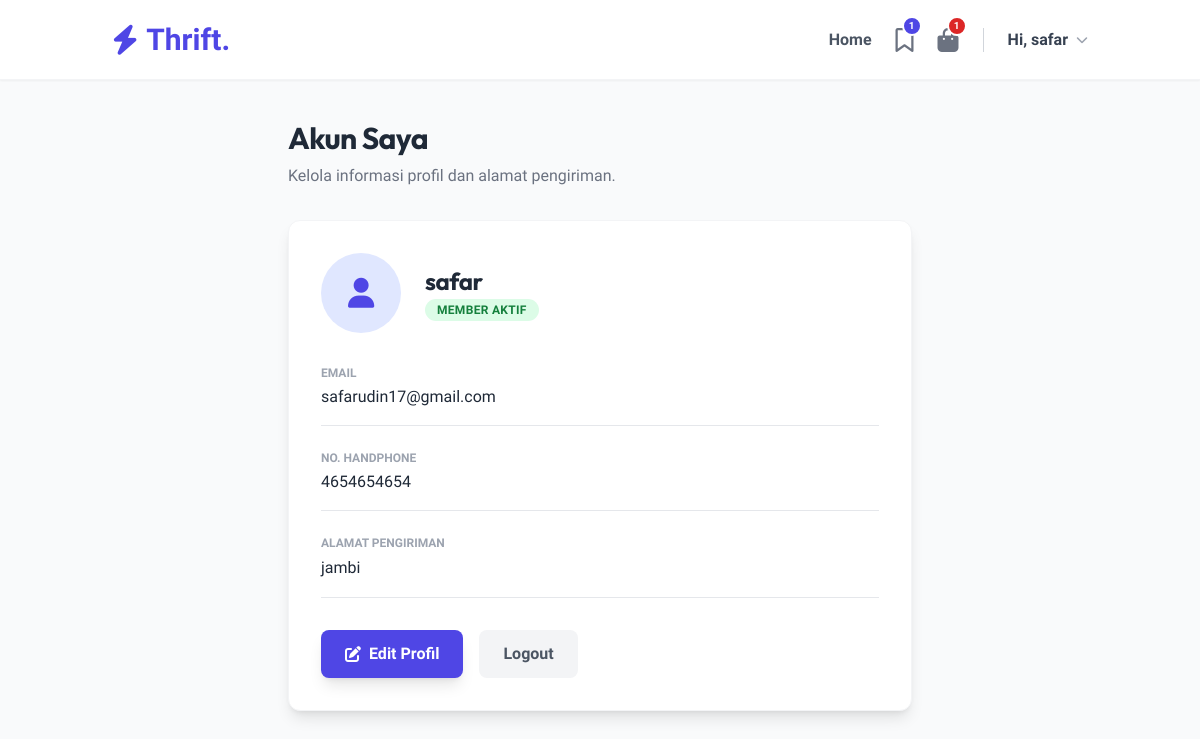
/account (signed in), run on the app's committed database.
### tables this page shows
CREATE TABLE `users` (
  `id` int(11) NOT NULL,
  `name` varchar(100) NOT NULL,
  `email` varchar(100) NOT NULL,
  `password` varchar(255) NOT NULL,
  `role` enum('admin','user') DEFAULT 'user',
  `created_at` timestamp NOT NULL DEFAULT current_timestamp(),
  `phone` varchar(20) DEFAULT NULL,
  `address` text DEFAULT NULL
);

### app/Controllers/AuthController.php (called while the page is built, shortened)
<?php
class AuthController {
    public function account() {
        $db = (new Database())->getConnection();
        $stmtUser = $db->prepare("SELECT * FROM users WHERE id = ?");
        $stmtUser->execute([$_SESSION['user_id']]);
        $user = $stmtUser->fetch(PDO::FETCH_ASSOC);
        require_once ROOT_PATH . '/views/auth/account.php';
    }
}
?>

### public/index.php (called while the page is built, shortened)
<?php
require_once ROOT_PATH . '/app/Controllers/AuthController.php';
$router = new Router();
$router->add('/', 'HomeController', 'index');
$router->add('/product', 'ProductController', 'detail');
$router->add('/login', 'AuthController', 'login');
$router->add('/register', 'AuthController', 'register');
$router->add('/logout', 'AuthController', 'logout');
$router->add('/account', 'AuthController', 'account');
$router->add('/orders', 'AuthController', 'orders');
$router->add('/profile/edit', 'AuthController', 'editProfile');
$router->add('/profile/update', 'AuthController', 'updateProfile');
$router->add('/cart', 'CartController', 'index');
$router->add('/cart/add', 'CartController', 'add');
$router->add('/cart/remove', 'CartController', 'remove');
$router->add('/cart/clear', 'CartController', 'clear');
$router->add('/cart/buy-now', 'CartController', 'buyNow');
$router->add('/checkout', 'CartController', 'checkout');
$router->add('/checkout/process', 'CartController', 'processCheckout');
$router->add('/payment', 'CartController', 'payment');
$router->add('/order/confirm-payment', 'CartController', 'confirmPayment');
$router->add('/wishlist', 'WishlistController', 'index');
$router->add('/wishlist/toggle', 'WishlistController', 'toggle');
$router->add('/discussion/send', 'DiscussionController', 'send');
$router->add('/review/submit', 'ReviewController', 'submit');
$router->add('/admin', 'AdminController', 'index');
$router->add('/admin/products', 'AdminController', 'products');
$router->add('/admin/create', 'AdminController', 'create');
$router->add('/admin/store', 'AdminController', 'store');
$router->add('/admin/edit', 'AdminController', 'edit');
$router->add('/admin/update', 'AdminController', 'update');
$router->add('/admin/delete', 'AdminController', 'delete');
$router->add('/admin/orders', 'AdminController', 'orders');
$router->add('/admin/order-detail', 'AdminController', 'orderDetail');
$router->add('/admin/order-update', 'AdminController', 'updateOrder');
$router->add('/admin/delete-order', 'AdminController', 'deleteOrder');
$router->add('/admin/order/accept', 'AdminController', 'acceptPayment');
$router->add('/admin/payments', 'AdminController', 'payments');
$router->add('/admin/payments/create', 'AdminController', 'createPayment');
$router->add('/admin/payments/store', 'AdminController', 'storePayment');
$router->add('/admin/payments/edit', 'AdminController', 'editPayment');
$router->add('/admin/payments/update', 'AdminController', 'updatePayment');
$router->add('/admin/payments/delete', 'AdminController', 'deletePayment');
$router->add('/admin/discussions', 'AdminController', 'discussions');
$router->add('/admin/reply', 'AdminController', 'replyChat');
$router->dispatch($_SERVER['REQUEST_URI']);
?>

### views/auth/account.php (the view)
<?php include ROOT_PATH . '/views/layouts/header.php'; ?>
<div class="min-h-screen bg-gray-50 py-10 fade-in">
    <div class="container mx-auto px-6 max-w-2xl">
        <h1 class="text-3xl font-bold text-gray-800 mb-2">Akun Saya</h1>
        <p class="text-gray-500 mb-8">Kelola informasi profil dan alamat pengiriman.</p>
        <div class="bg-white p-8 rounded-xl shadow-lg border border-gray-100">
            <div class="flex items-center gap-6 mb-8">
                <div class="w-20 h-20 bg-indigo-100 rounded-full flex items-center justify-center text-indigo-600 text-3xl">
                    <i class="fas fa-user"></i>
                </div>
                <div>
                    <h2 class="text-2xl font-bold text-gray-800"><?= $user['name'] ?></h2>
                    <span class="bg-green-100 text-green-700 px-3 py-1 rounded-full text-xs font-bold uppercase tracking-wide">Member Aktif</span>
                </div>
            </div>
            <div class="space-y-6">
                <div class="border-b pb-4">
                    <label class="block text-xs font-bold text-gray-400 uppercase mb-1">Email</label>
                    <p class="text-gray-800 font-medium"><?= $user['email'] ?></p>
                </div>
                <div class="border-b pb-4">
                    <label class="block text-xs font-bold text-gray-400 uppercase mb-1">No. Handphone</label>
                    <p class="text-gray-800 font-medium">
                        <?= !empty($user['phone']) ? $user['phone'] : '<span class="text-red-400 italic">Belum diisi</span>' ?>
                    </p>
                </div>
                <div class="border-b pb-4">
                    <label class="block text-xs font-bold text-gray-400 uppercase mb-1">Alamat Pengiriman</label>
                    <p class="text-gray-800 font-medium leading-relaxed">
                        <?= !empty($user['address']) ? $user['address'] : '<span class="text-red-400 italic">Belum diisi (Wajib untuk pengiriman)</span>' ?>
                    </p>
                </div>
            </div>
            <div class="mt-8 flex gap-4">
                <a href="/profile/edit" class="bg-indigo-600 text-white px-6 py-3 rounded-lg font-bold hover:bg-indigo-700 transition shadow-lg flex items-center gap-2">
                    <i class="fas fa-edit"></i> Edit Profil
                </a>
                <a href="/logout" class="bg-gray-100 text-gray-600 px-6 py-3 rounded-lg font-bold hover:bg-red-100 hover:text-red-600 transition">
                    Logout
                </a>
            </div>
        </div>
    </div>
</div>
<?php include ROOT_PATH . '/views/layouts/footer.php'; ?>

### public/css/style.css (style rules this page uses)
:root { --primary: #4f46e5; --primary-dark: #3730a3; --accent: #f43f5e; --dark: #0f172a; --light: #f8fafc; }
body { font-family: 'Urbanist', sans-serif; background-color: #f8fafc; color: #1e293b; -webkit-font-smoothing: antialiased; overflow-x: hidden; }
h1, h2, h3, h4, h5, h6, .brand-font { font-family: 'Outfit', sans-serif; letter-spacing: -0.02em; }
.fade-in { animation: fadeInUp 0.6s ease-out forwards; opacity: 0; transform: translateY(20px); }

### data on the page
users: name "safar", email "safarudin17@gmail.com", phone "4654654654", address "jambi"

### other printed values
$wishlistCount "1"
$cartCount "1"
explode(' ', $_SESSION['name'] ?? 'User')[0] "safar"
